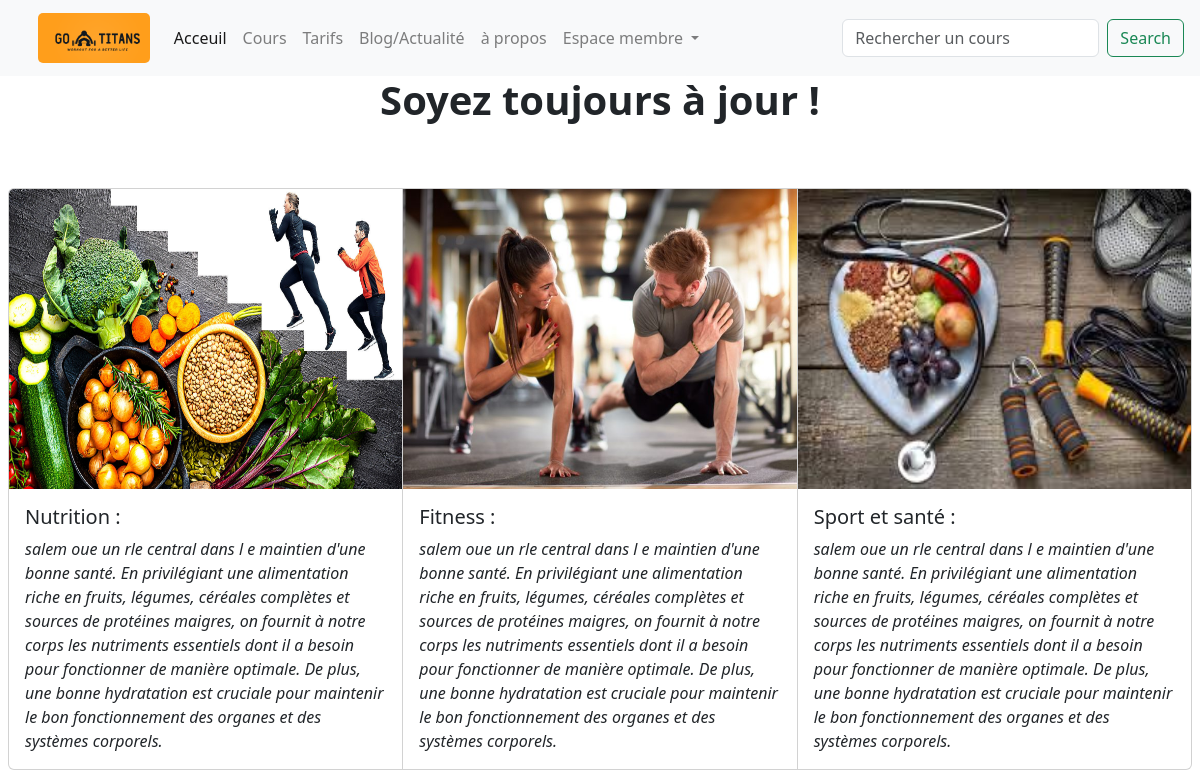
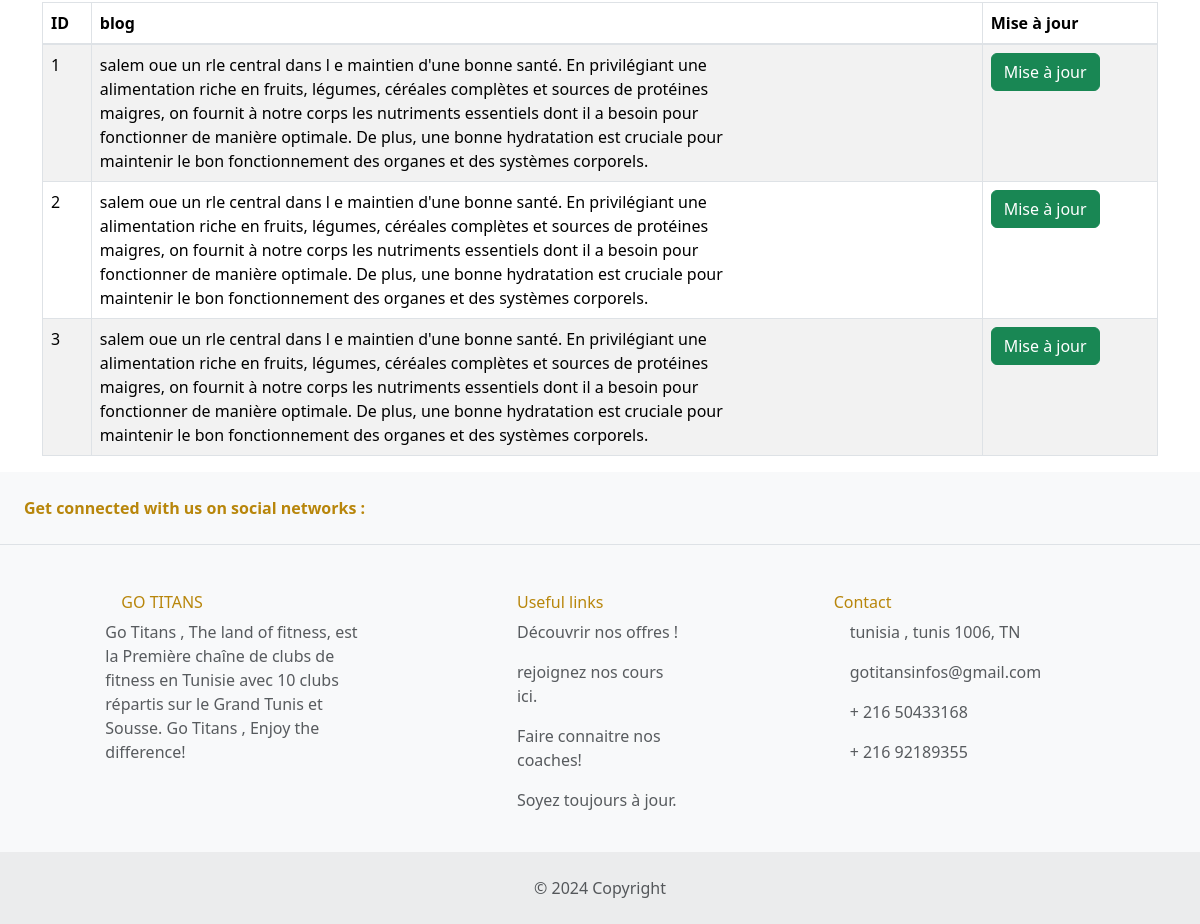
/web-app/View/admin/blog_actualité.php (signed in), run on an earlier commit of the app's database (2 pictures, top to bottom).
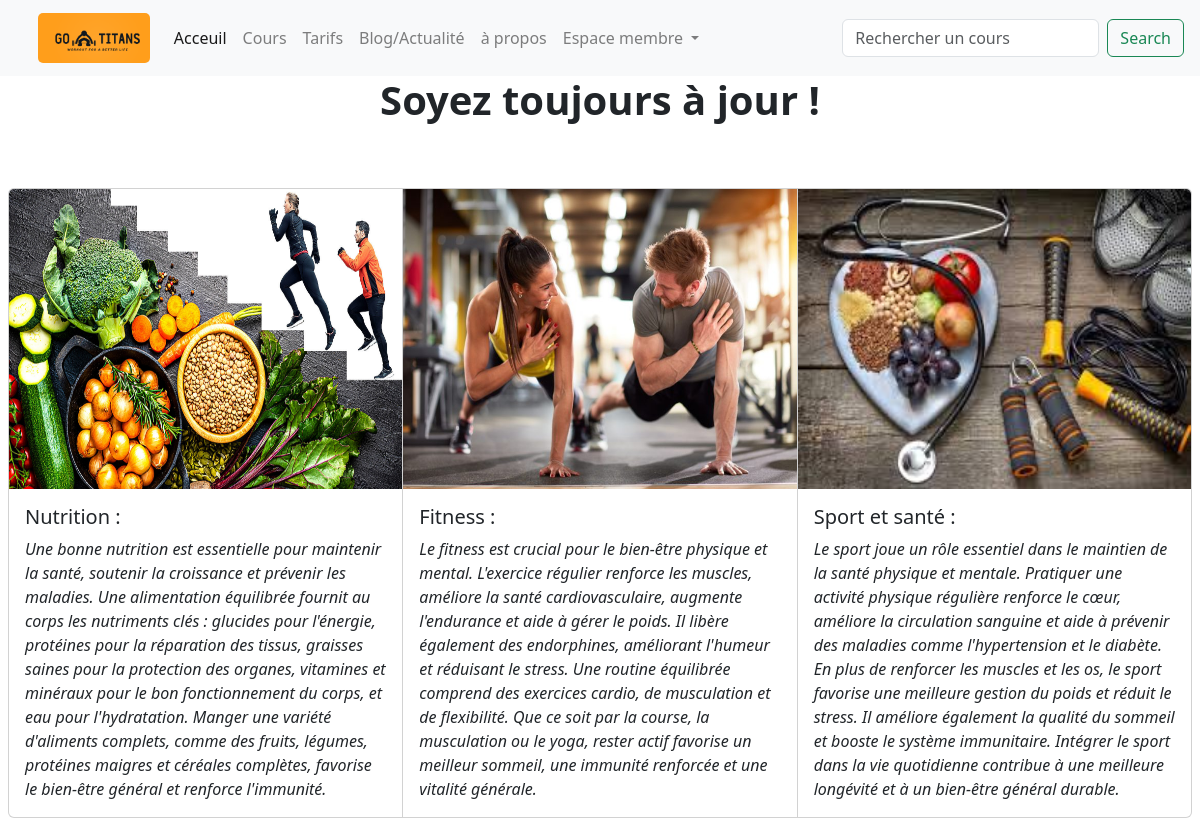
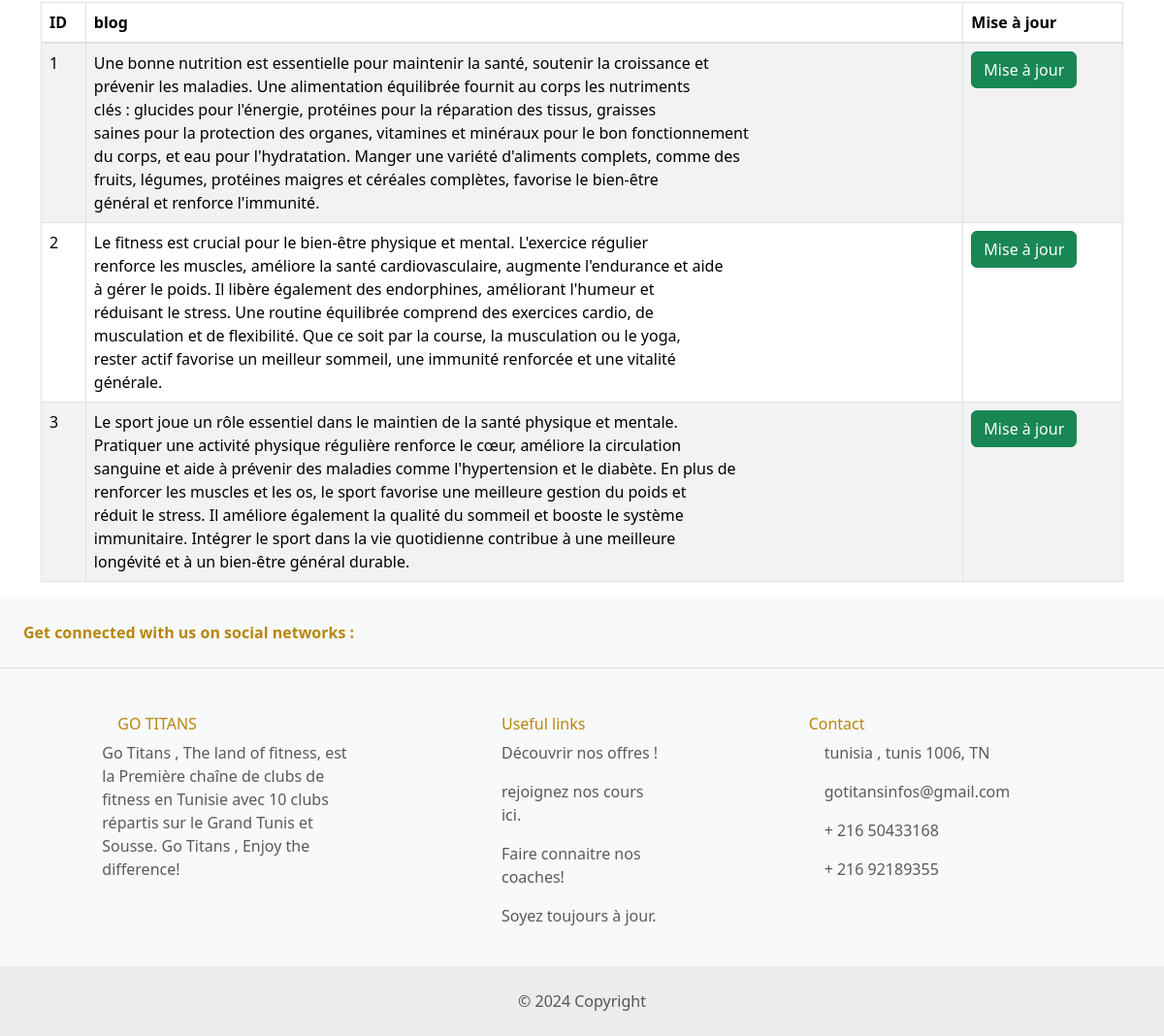
And on a later commit of the database (2 pictures, top to bottom).
### tables this page shows
CREATE TABLE `blog` (
  `article_id` int(11) NOT NULL,
  `article` mediumtext NOT NULL,
  `admin_id` int(11) NOT NULL
);

### web-app/Model/admin/blog.php (called while the page is built, shortened)
<?php
class blog_m implements blog_m_interface{
    public function database_connect(){
        $connection=mysqli_connect("localhost","admin","admin","pfa");
        return $connection;}
    public function lister_blog_m(){
        $connection=$this->database_connect();
        $result=$connection->query("SELECT * FROM blog");
        return $result;}
}
?>

### web-app/Controller/admin/blog.php (called while the page is built, shortened)
<?php
include_once "../../Model/admin/blog.php";
class blog_c implements blog_c_interface{
    protected $instance;
    public function __construct() {
        $this->instance = new blog_m();}
public function lister_blog_c(){
$result=$this->instance->lister_blog_m();
    return $result;}
}
?>

### web-app/View/admin/blog_actualité.php (the view, shortened to what the changed rows need)
<!DOCTYPE html>
<html>
<head>
    <link rel="stylesheet" href="..\css\css.css">
    <link rel="stylesheet" href="https://cdn.jsdelivr.net/npm/bootstrap@4.0.0/dist/css/bootstrap.min.css">
    <link href="https://cdn.jsdelivr.net/npm/bootstrap@5.3.3/dist/css/bootstrap.min.css" rel="stylesheet">
  </head>
<body>
    <h1 class="title"><strong>Soyez toujours à jour ! </strong></h1><br><br>
      <?php
include "../../Controller/admin/blog.php";
$instance = new blog_c();
$result = $instance->lister_blog_c();
$row = mysqli_fetch_assoc($result);
?>
      <div class="card-group mb-3 mr-2 ml-2 mt-2">
        <div class="card">
          <div class="card-body">
            <p class="card-text"><em>
              <?php
              if ($row!=null){
                 echo $row['article'];
              mysqli_data_seek($result, 1);
              }
              ?>
            </em></p>
          </div>
        </div>
        <div class="card">
          <div class="card-body">
            <p class="card-text"><em>
              <?php
               if ($row!=null){
              $row = mysqli_fetch_assoc($result);
              echo $row['article'];
              mysqli_data_seek($result, 2);}
              ?>
              </em></p>
          </div>
        </div>
        <div class="card">
          <div class="card-body">
            <p class="card-text"><em>
            <?php
             if ($row!=null){
              $row = mysqli_fetch_assoc($result);
              echo $row['article'];}
              ?>
            </em></p>
          </div>
        </div>
      </div>
      <div class="container">
    <table class="table table-hover table-bordered table-striped">
<thead><tr>
  <th>ID</th>
<th>blog</th>
<th>Mise à jour</th>
</tr></thead>
<tbody>
<?php
$result = $instance->lister_blog_c();
while($row = mysqli_fetch_assoc($result)) {
    echo "<td>" . $row['article_id'] . "</td>";
    $articleContent = $row['article'];
    $formattedContent = wordwrap($articleContent, 90, "<br>");
    echo "<td>" . $formattedContent . "</td>";
    echo "<td><a href='update_blog.php?id=" . $row['article_id'] . "' class='btn btn-success'>Mise à jour</a></td>";
}
?>
</tbody>
    </table>
</div>
    </body>
    </html>

What changed in the data, as far as the page shows it:
changed blog id 1: article "salem oue un rle central dans l e maintien d'une bonne santé. En privilégiant une alimentation riche en fruits, légumes, céréales complètes et sources de protéines maigres, on fournit à notre corps les nutriments essentiels dont il a besoin pour fonctionner de manière optimale. De plus, une bonne hydratation est cruciale pour maintenir le bon fonctionnement des organes et des systèmes corporels." → "Une bonne nutrition est essentielle pour maintenir la santé, soutenir la croissance et prévenir les maladies. Une alimentation équilibrée fournit au corps les nutriments clés : glucides pour l'énergie, protéines pour la réparation des tissus, graisses saines pour la protection des organes, vitamines et minéraux pour le bon fonctionnement du corps, et eau pour l'hydratation. Manger une variété d'aliments complets, comme des fruits, légumes, protéines maigres et céréales complètes, favorise le bien-être général et renforce l'immunité."
changed blog id 2: article "salem oue un rle central dans l e maintien d'une bonne santé. En privilégiant une alimentation riche en fruits, légumes, céréales complètes et sources de protéines maigres, on fournit à notre corps les nutriments essentiels dont il a besoin pour fonctionner de manière optimale. De plus, une bonne hydratation est cruciale pour maintenir le bon fonctionnement des organes et des systèmes corporels." → "Le fitness est crucial pour le bien-être physique et mental. L'exercice régulier renforce les muscles, améliore la santé cardiovasculaire, augmente l'endurance et aide à gérer le poids. Il libère également des endorphines, améliorant l'humeur et réduisant le stress. Une routine équilibrée comprend des exercices cardio, de musculation et de flexibilité. Que ce soit par la course, la musculation ou le yoga, rester actif favorise un meilleur sommeil, une immunité renforcée et une vitalité générale."
changed blog id 3: article "salem oue un rle central dans l e maintien d'une bonne santé. En privilégiant une alimentation riche en fruits, légumes, céréales complètes et sources de protéines maigres, on fournit à notre corps les nutriments essentiels dont il a besoin pour fonctionner de manière optimale. De plus, une bonne hydratation est cruciale pour maintenir le bon fonctionnement des organes et des systèmes corporels." → "Le sport joue un rôle essentiel dans le maintien de la santé physique et mentale. Pratiquer une activité physique régulière renforce le cœur, améliore la circulation sanguine et aide à prévenir des maladies comme l'hypertension et le diabète. En plus de renforcer les muscles et les os, le sport favorise une meilleure gestion du poids et réduit le stress. Il améliore également la qualité du sommeil et booste le système immunitaire. Intégrer le sport dans la vie quotidienne contribue à une meilleure longévité et à un bien-être général durable."
